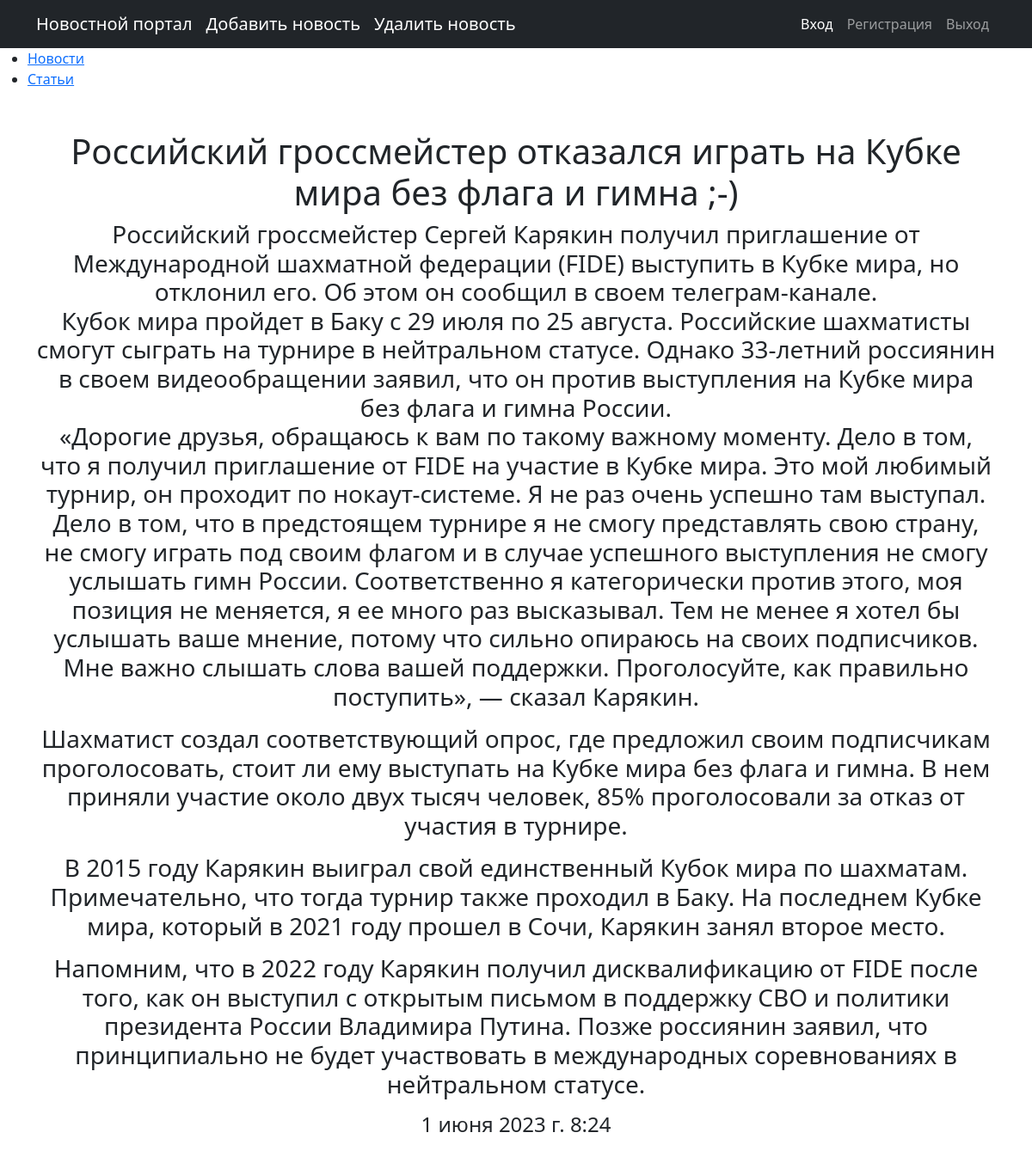
Page /main/4 on the committed database.
### newspro/models.py (models this page shows, shortened)
class Categoryes(models.Model):
    name = models.CharField(max_length=100)

class News(models.Model):
    title = models.CharField(max_length=150)
    text = models.TextField()
    time_in = models.DateTimeField(auto_now_add=True)
    is_published = models.BooleanField(default=False)
    category = models.ForeignKey('Categoryes', on_delete=models.CASCADE)

### newspro/views.py (the view)
# urls.py: path('<int:pk>', NewsDetail.as_view(), name='news_detail'),
class NewsDetail(DetailView):
    model = News
    template_name = 'detail.html'
    context_object_name = 'news_get'
    def get_context_data(self, **kwargs):
        context = super().get_context_data(**kwargs)
        context['bookmark'] = 'Подробное описание'
        return context

### newspro/templatetags/custom_filter.py (called while the page is built)
@register.filter()
def custom_filter(value):
   return f'{value} ;-)'

### newspro/templatetags/custom_teg.py (called while the page is built)
@register.simple_tag()
def cat():
    return Categoryes.objects.all()

### templates/detail.html (shortened to what this page needs)
{% extends 'base.html' %}
{% load custom_filter %}
{% block content %}
<h1>{{ news_get.title|custom_filter }}</h1>
<h3>{{ news_get.text|linebreaks }}</h3>
<h4>{{ news_get.time_in }}</h4>
{% endblock content %}

### templates/base.html (shortened to what this page needs)
<!DOCTYPE html>
{% load custom_teg %}
{% load static %}
<html lang="en">
    <head>
        <link href="{% static 'css/styles.css'%}" rel="stylesheet" />
    </head>
    <body>
        <nav class="navbar navbar-expand-lg navbar-dark bg-dark">
            <div class="container">
                <a class="navbar-brand" href="{% url 'main' %}">Новостной портал</a>
                <a class="navbar-brand" href="{% url 'news_create' %}">Добавить новость</a>
                <a class="navbar-brand" href="#">Удалить новость</a>
                <div class="collapse navbar-collapse" id="navbarSupportedContent">
                    <ul class="navbar-nav ms-auto mb-2 mb-lg-0">
                        <li class="nav-item"><a class="nav-link active" aria-current="page" href="{% url 'login' %}">Вход</a></li>
                        <li class="nav-item"><a class="nav-link" href="{% url 'signup' %}">Регистрация</a></li>
                        <li class="nav-item"><a class="nav-link" href="#">Выход</a></li>
                    </ul>
                </div>
            </div>
        </nav>
        <td valign="top" class="left-chapters">
            <ul id="leftchapters">
                {% cat as categoryes %}
                {% for i in categoryes %}
                <li><a href="#">{{ i.name }}</a></li>
                {% endfor %}
            </ul>
        </td>
        <div class="container">
            <div class="text-center mt-5">
                <h1>{% block content %}{% endblock content %}</h1>
            </div>
        </div>
	</body>
</html>

### rows in the picture
Categoryes: name "Новости"
Categoryes: name "Статьи"
News: title|custom_filter "Российский гроссмейстер отказался играть на Кубке мира без флага и гимна ;-)", text "Российский гроссмейстер Сергей Карякин получил приглашение от Международной шахматной федерации (FIDE) выступить в Кубке мира, но отклонил его. Об этом он сообщил в своем телеграм-канале. Кубок мира пройдет в Баку с 29 июля по 25 августа. Российские шахматисты смогут сыграть на турнире в нейтральном статусе. Однако 33-летний россиянин в своем видеообращении заявил, что он против выступления на Кубке мира без флага и гимна России. «Дорогие друзья, обращаюсь к вам по такому важному моменту. Дело в том, что я получил приглашение от FIDE на участие в Кубке мира. Это мой любимый турнир, он проходит по нокаут-системе. Я не раз очень успешно там выступал. Дело в том, что в предстоящем турнире я не…", time_in "1 июня 2023 г. 8:24"
